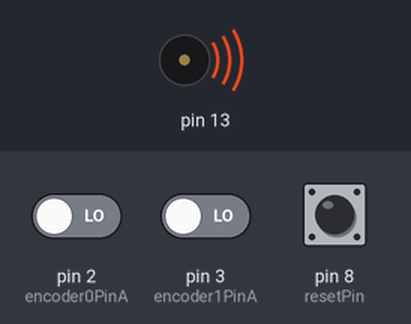
Simulated run of this sketch. Board: Arduino Uno, built with avr-gcc and run on an emulated ATmega328P. On the bench: buzzer (waves = sounding). The inputs (shaded band) are chosen by the test bench; at power-on: pin 8 (resetPin) HIGH, pin 2 (encoder0PinA) LOW, pin 3 (encoder1PinA) LOW. What the sketch prints to the serial monitor is not drawn.

Above: at 1.2 s.
1.3 s: pin 8 (resetPin) pulled LOW for 1 s
At 1.7 s:
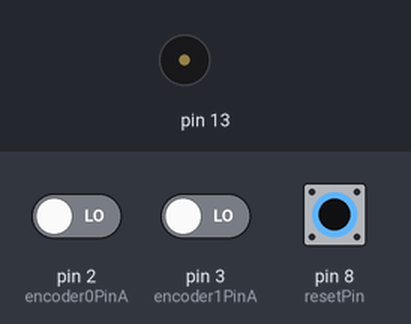
3.8 s: pin 8 (resetPin) pulled LOW for 3.2 s
At 8.3 s:
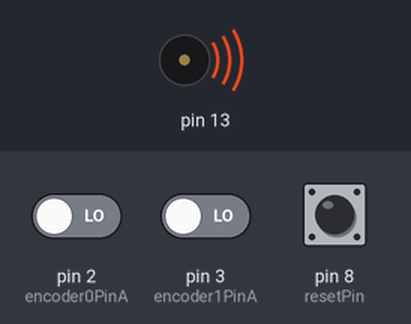
Timing chart, 0 to 9.8 s (numbered marks = the images above; inputs shaded):
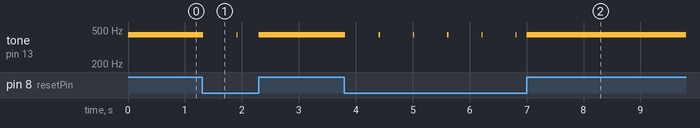

The sketch:

metronome.ino
```cpp
#define encoder0PinA 2
#define encoder1PinA 3
volatile int encoder0Pos = 0;
#define encoder0PinB 4
#define encoder1PinB 5
volatile int encoder1Pos = 0;

int dly=0;
volatile long lastTime;

const int analogInPin = A0;  // Analog input pin that the potentiometer is attached to
const int resetPin = 8;

int outputValue = 0;        // value output to the PWM (analog out)
double bpm=100.;

void setup() {
	pinMode(encoder0PinA, INPUT);
	pinMode(encoder0PinB, INPUT);
	pinMode(encoder1PinA, INPUT);
	pinMode(encoder1PinB, INPUT);
	pinMode(resetPin, INPUT); digitalWrite(resetPin, HIGH);

	attachInterrupt(0, doEncoderA, CHANGE);
	attachInterrupt(1, doEncoderB, CHANGE);
	Serial.begin (9600);
pinMode(13, OUTPUT);
}

void loop() {

	if(digitalRead(resetPin)!=LOW){
	lastTime=millis()-dly;
	Serial.println("rset");
	}


  bpm=100+encoder0Pos+encoder1Pos*0.1;

  dly=(60./double(bpm))*1000;

if(millis()-lastTime>dly)
{
	tone(13, 440, 20) ;
	Serial.println(bpm);
lastTime=millis();
}
}

	void doEncoderA()
	{
		if (digitalRead(encoder0PinA) == HIGH)
		{
			if (digitalRead(encoder0PinB) == LOW) encoder0Pos = encoder0Pos + 1;	// CW
			else								  encoder0Pos = encoder0Pos - 1; // CCW
		}
		else
		{
			if (digitalRead(encoder0PinB) == HIGH) encoder0Pos = encoder0Pos + 1; // CW
			else								   encoder0Pos = encoder0Pos - 1; // CCW
		}
	}

	void doEncoderB()
	{
		if (digitalRead(encoder1PinA) == HIGH)
		{
			if (digitalRead(encoder1PinB) == LOW) encoder1Pos = encoder1Pos + 1;	// CW
			else								  encoder1Pos = encoder1Pos - 1; // CCW
		}
		else
		{
			if (digitalRead(encoder1PinB) == HIGH) encoder1Pos = encoder1Pos + 1; // CW
			else								   encoder1Pos = encoder1Pos - 1; // CCW
		}
	}
```

Measured:
- after the input at 1.3 s, tone on pin 13: 440 Hz → silent at once, → 440 Hz 0.59 s later, → silent 0.02 s later, → 440 Hz 0.37 s later
- after the input at 3.8 s, tone on pin 13: goes 5 × (silent 0.59 s, 440 Hz 0.02 s), silent 0.17 s, then 440 Hz, starting at once
